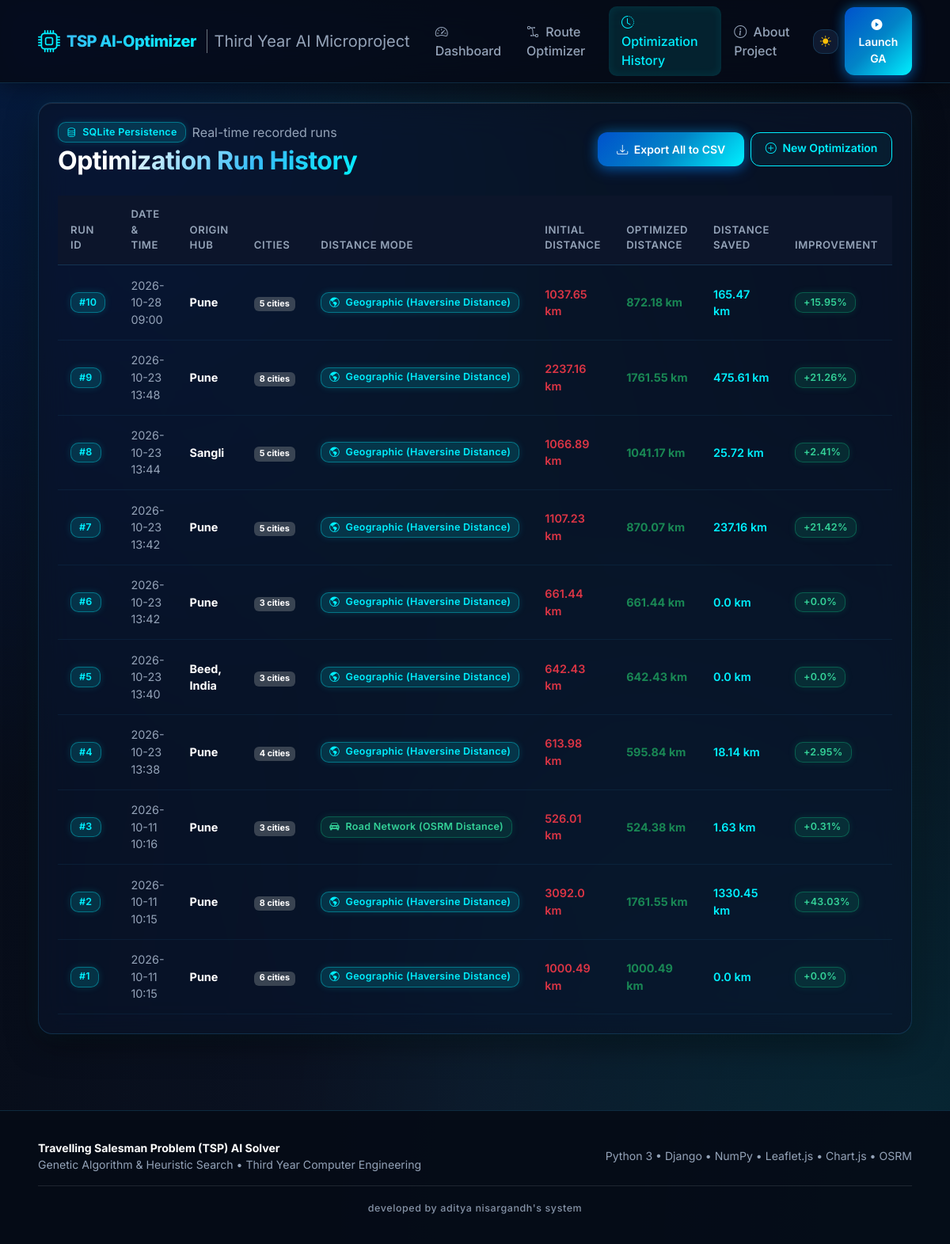
The page /history/ on the database its author committed.
### optimizer/models.py (models this page shows, shortened)
class OptimizationRun(models.Model):
    DISTANCE_MODE_CHOICES = [
        ('geographic', 'Geographic (Haversine Distance)'),
        ('road', 'Road Network (OSRM Distance)'),
    ]
    created_at = models.DateTimeField(auto_now_add=True)
    starting_city = models.CharField(max_length=120)
    selected_cities = models.JSONField(help_text="List of cities involved in optimization")
    initial_route = models.JSONField(help_text="Ordered list of cities in the baseline route")
    optimized_route = models.JSONField(help_text="Ordered list of cities in the AI-optimized route")
    initial_distance = models.FloatField(help_text="Initial total distance in km")
    optimized_distance = models.FloatField(help_text="Optimized total distance in km")
    distance_saved = models.FloatField(help_text="Kilometers saved")
    improvement_percentage = models.FloatField(help_text="Improvement percentage")
    execution_time = models.FloatField(help_text="Execution time in seconds")
    distance_mode = models.CharField(max_length=20, choices=DISTANCE_MODE_CHOICES, default='geographic')
    algorithm_parameters = models.JSONField(default=dict, help_text="GA parameters used")
    convergence_history = models.JSONField(default=list, help_text="History of best distance per generation")
    brute_force_verified = models.BooleanField(default=False)
    brute_force_distance = models.FloatField(null=True, blank=True)
    brute_force_route = models.JSONField(null=True, blank=True)
    route_geometry = models.JSONField(null=True, blank=True, help_text="GeoJSON coordinates for road routing")
    class Meta:
        ordering = ['-created_at']

### optimizer/views.py (the view)
# urls.py: path('history/', views.history_view, name='history'),
def history_view(request):
    runs = OptimizationRun.objects.all()
    return render(request, 'optimizer/history.html', {'runs': runs})

### optimizer/templates/optimizer/history.html (shortened to what this page needs)
{% extends 'optimizer/base.html' %}
{% load static %}
{% block content %}
<div class="glass-panel p-4 mb-4">
  <div class="d-flex flex-wrap justify-content-between align-items-center mb-4 gap-2">
    <div>
      <div class="d-flex align-items-center mb-1">
        <span class="badge badge-ai badge-cyan me-2"><i class="bi bi-database me-1"></i> SQLite Persistence</span>
        <span class="text-subtle fs-7">Real-time recorded runs</span>
      </div>
      <h2 class="fw-bold gradient-title mb-0">Optimization Run History</h2>
    </div>
    <div class="d-flex gap-2">
      <a href="{% url 'api_export_history' %}" class="btn btn-ai-primary btn-sm">
        <i class="bi bi-download me-1"></i> Export All to CSV
      </a>
      <a href="{% url 'optimizer' %}" class="btn btn-ai-outline-cyan btn-sm">
        <i class="bi bi-plus-circle me-1"></i> New Optimization
      </a>
    </div>
  </div>
  <div class="table-responsive">
    <table class="table table-ai">
      <thead>
        <tr>
          <th>Run ID</th>
          <th>Date & Time</th>
          <th>Origin Hub</th>
          <th>Cities</th>
          <th>Distance Mode</th>
          <th>Initial Distance</th>
          <th>Optimized Distance</th>
          <th>Distance Saved</th>
          <th>Improvement</th>
        </tr>
      </thead>
      <tbody>
        {% for r in runs %}
        <tr>
          <td><span class="badge badge-ai badge-cyan">#{{ r.id }}</span></td>
          <td class="text-subtle fs-7">{{ r.created_at|date:"Y-m-d H:i" }}</td>
          <td class="fw-bold text-white">{{ r.starting_city }}</td>
          <td><span class="badge bg-secondary bg-opacity-50 text-white">{{ r.selected_cities|length }} cities</span></td>
          <td>
            <span class="badge badge-ai {% if r.distance_mode == 'road' %}badge-emerald{% else %}badge-cyan{% endif %}">
              <i class="bi {% if r.distance_mode == 'road' %}bi-car-front-fill{% else %}bi-globe-americas{% endif %} me-1"></i>
              {{ r.get_distance_mode_display }}
            </span>
          </td>
          <td class="text-danger fw-semibold">{{ r.initial_distance }} km</td>
          <td class="text-success fw-bold">{{ r.optimized_distance }} km</td>
          <td class="text-cyan fw-semibold">{{ r.distance_saved }} km</td>
          <td>
            <span class="badge badge-ai badge-emerald">+{{ r.improvement_percentage }}%</span>
          </td>
        </tr>
        {% endfor %}
      </tbody>
    </table>
  </div>
</div>
{% endblock %}

### optimizer/templates/optimizer/base.html (shortened to what this page needs)
{% load static %}
<!DOCTYPE html>
<html lang="en">
<head>
  <link href="https://cdn.jsdelivr.net/npm/bootstrap@5.3.3/dist/css/bootstrap.min.css" rel="stylesheet">
  <link rel="stylesheet" href="https://cdn.jsdelivr.net/npm/bootstrap-icons@1.11.3/font/bootstrap-icons.min.css">
  <link rel="stylesheet" href="https://unpkg.com/leaflet@1.9.4/dist/leaflet.css"/>
  <link rel="stylesheet" href="{% static 'optimizer/css/style.css' %}">
</head>
<body>
  <nav class="navbar navbar-expand-lg navbar-dark navbar-ai sticky-top">
    <div class="container-fluid px-lg-5">
      <a class="navbar-brand d-flex align-items-center" href="{% url 'dashboard' %}">
        <i class="bi bi-cpu text-cyan fs-3 me-2"></i>
        <div>
          <span class="navbar-brand-badge fs-5">TSP AI-Optimizer</span>
          <span class="d-none d-md-inline-block text-subtle fs-7 ms-2 border-start ps-2 border-secondary">Third Year AI Microproject</span>
        </div>
      </a>
      <div class="collapse navbar-collapse" id="navContent">
        <ul class="navbar-nav ms-auto mb-2 mb-lg-0 align-items-lg-center">
          <li class="nav-item">
            <a class="nav-link {% if request.resolver_match.url_name == 'dashboard' %}active{% endif %}" href="{% url 'dashboard' %}">
              <i class="bi bi-speedometer2 me-1"></i> Dashboard
            </a>
          </li>
          <li class="nav-item">
            <a class="nav-link {% if request.resolver_match.url_name == 'optimizer' %}active{% endif %}" href="{% url 'optimizer' %}">
              <i class="bi bi-bezier2 me-1"></i> Route Optimizer
            </a>
          </li>
          <li class="nav-item">
            <a class="nav-link {% if request.resolver_match.url_name == 'history' %}active{% endif %}" href="{% url 'history' %}">
              <i class="bi bi-clock-history me-1"></i> Optimization History
            </a>
          </li>
          <li class="nav-item">
            <a class="nav-link {% if request.resolver_match.url_name == 'about' %}active{% endif %}" href="{% url 'about' %}">
              <i class="bi bi-info-circle me-1"></i> About Project
            </a>
          </li>
          <li class="nav-item ms-lg-2 my-2 my-lg-0">
            <button id="themeToggleBtn" class="btn btn-ai-secondary btn-sm px-2 py-1" type="button" title="Switch Light / Dark Theme">
              <i id="themeToggleIcon" class="bi bi-sun-fill text-warning"></i>
            </button>
          </li>
          <li class="nav-item ms-lg-2 mt-2 mt-lg-0">
            <a href="{% url 'optimizer' %}" class="btn btn-ai-primary btn-sm px-3">
              <i class="bi bi-play-circle-fill me-1"></i> Launch GA
            </a>
          </li>
        </ul>
      </div>
    </div>
  </nav>
  <main class="container-fluid px-lg-5 py-4">
    {% block content %}
    {% endblock %}
  </main>
  <div class="toast-container position-fixed bottom-0 end-0 p-3">
  </div>
  <footer class="mt-5">
    <div class="container-fluid px-lg-5 text-center">
      <div class="row align-items-center">
        <div class="col-md-6 text-md-start mb-2 mb-md-0">
          <span class="text-white fw-bold">Travelling Salesman Problem (TSP) AI Solver</span>
          <span class="text-subtle d-block">Genetic Algorithm & Heuristic Search • Third Year Computer Engineering</span>
        </div>
        <div class="col-md-6 text-md-end text-subtle">
          <span>Python 3 • Django • NumPy • Leaflet.js • Chart.js • OSRM</span>
        </div>
      </div>
      <div class="pt-3 mt-3 border-top border-secondary border-opacity-25 text-center">
        <small class="watermark-text">developed by Aditya Nisargandh's System</small>
      </div>
    </div>
  </footer>
</body>
</html>

### rows shown on the page
OptimizationRun: id "10", created_at "2026-10-28 09:00", starting_city "Pune", selected_cities|length "5", distance_mode "Geographic (Haversine Distance)", initial_distance "1037.65", optimized_distance "872.18", distance_saved "165.47", improvement_percentage "15.95"
OptimizationRun: id "9", created_at "2026-10-23 13:48", starting_city "Pune", selected_cities|length "8", distance_mode "Geographic (Haversine Distance)", initial_distance "2237.16", optimized_distance "1761.55", distance_saved "475.61", improvement_percentage "21.26"
OptimizationRun: id "8", created_at "2026-10-23 13:44", starting_city "Sangli", selected_cities|length "5", distance_mode "Geographic (Haversine Distance)", initial_distance "1066.89", optimized_distance "1041.17", distance_saved "25.72", improvement_percentage "2.41"
OptimizationRun: id "7", created_at "2026-10-23 13:42", starting_city "Pune", selected_cities|length "5", distance_mode "Geographic (Haversine Distance)", initial_distance "1107.23", optimized_distance "870.07", distance_saved "237.16", improvement_percentage "21.42"
OptimizationRun: id "6", created_at "2026-10-23 13:42", starting_city "Pune", selected_cities|length "3", distance_mode "Geographic (Haversine Distance)", initial_distance "661.44", optimized_distance "661.44", distance_saved "0.0", improvement_percentage "0.0"
OptimizationRun: id "5", created_at "2026-10-23 13:40", starting_city "Beed, India", selected_cities|length "3", distance_mode "Geographic (Haversine Distance)", initial_distance "642.43", optimized_distance "642.43", distance_saved "0.0", improvement_percentage "0.0"
OptimizationRun: id "4", created_at "2026-10-23 13:38", starting_city "Pune", selected_cities|length "4", distance_mode "Geographic (Haversine Distance)", initial_distance "613.98", optimized_distance "595.84", distance_saved "18.14", improvement_percentage "2.95"
OptimizationRun: id "3", created_at "2026-10-11 10:16", starting_city "Pune", selected_cities|length "3", distance_mode "Road Network (OSRM Distance)", initial_distance "526.01", optimized_distance "524.38", distance_saved "1.63", improvement_percentage "0.31"
OptimizationRun: id "2", created_at "2026-10-11 10:15", starting_city "Pune", selected_cities|length "8", distance_mode "Geographic (Haversine Distance)", initial_distance "3092.0", optimized_distance "1761.55", distance_saved "1330.45", improvement_percentage "43.03"
OptimizationRun: id "1", created_at "2026-10-11 10:15", starting_city "Pune", selected_cities|length "6", distance_mode "Geographic (Haversine Distance)", initial_distance "1000.49", optimized_distance "1000.49", distance_saved "0.0", improvement_percentage "0.0"
